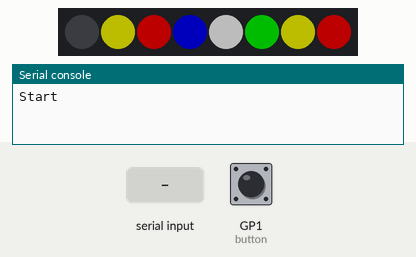
Bench run of a program on a simulated Raspberry Pi Pico running CircuitPython. Parts: 8 RGB LEDs in strip order, left to right, the last lines printed to the serial console. The test bench sets the inputs (shaded band); at power-on: GP1 (button) HIGH. Dim RGB values are drawn brighter than linear.

Above: at 1.2 s.
1.3 s: GP1 (button) pulled LOW for 0.15 s
At 1.37 s:
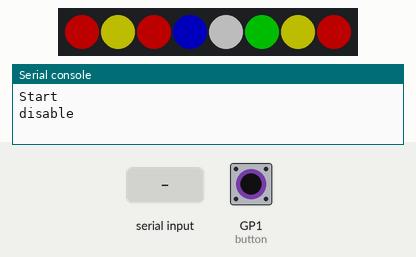
2.9 s: "1" typed at the serial console, then Enter
At 3.3 s:
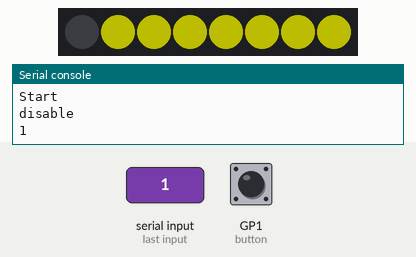
4.4 s: "0" typed at the serial console, then Enter
At 5.6 s:
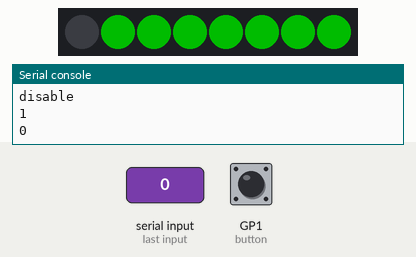
5.9 s: GP1 (button) pulled LOW for 1 s
At 6.5 s:
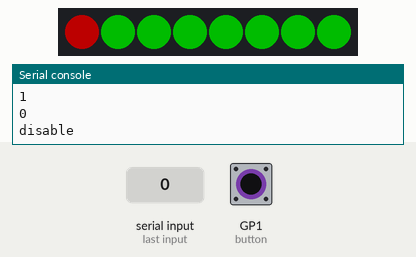
8.4 s: GP1 (button) pulled LOW for 3.2 s
At 12.0 s:
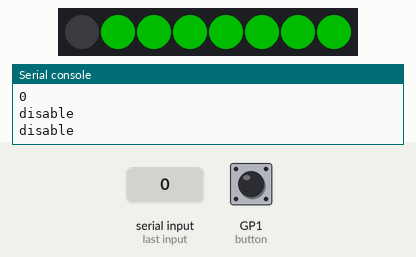
Timing chart, 0 to 13.5 s (numbered marks = the images above; inputs shaded):
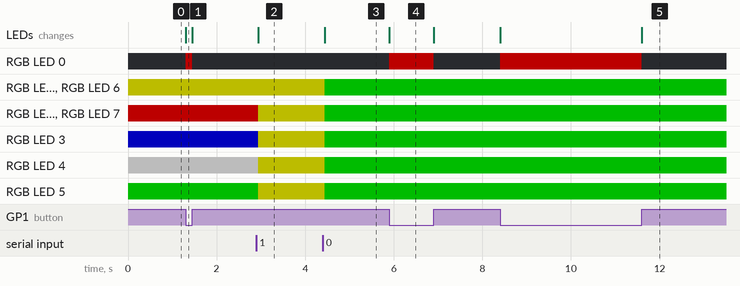

Measured:
- after the input at 1.3 s, RGB LED 0: off → RGB(76, 0, 0) at once, → off 0.15 s later; the LEDs: change at once (image 1)
- after the input at 2.9 s, RGB LED 2, RGB LED 7: RGB(76, 0, 0) → RGB(76, 76, 0) at once; RGB LED 3: RGB(0, 0, 76) → RGB(76, 76, 0) at once; RGB LED 4: RGB(76, 76, 76) → RGB(76, 76, 0) at once; RGB LED 5: RGB(0, 76, 0) → RGB(76, 76, 0) at once; the LEDs: change at once (image 2)
- after the input at 4.4 s, RGB LED 1–7: RGB(76, 76, 0) → RGB(0, 76, 0) at once; the LEDs: change at once (image 3)
- after the input at 5.9 s, RGB LED 0: off → RGB(76, 0, 0) at once, → off 1.0 s later; the LEDs: change at once (image 4)
- after the input at 8.4 s, RGB LED 0: off → RGB(76, 0, 0) at once, → off 3.2 s later; the LEDs: first change at once (image 5 shows a later state)

The program:

codeOrginal.py
```python
import board
import neopixel
import time
import digitalio
import busio
import supervisor


def rgbFill():
    for i in range(1,num_pixels):
        pixels[i] = colors[i % len(colors)]
    pixels.show()


def update(switch):
    if switch:
        pixels[0] = RED
    else:
        pixels[0] = 0
    pixels.show()


def fill(color):
    for i in range(1, num_pixels):
        pixels[i] = color
    pixels.show()


print("Start")
# Update this to match the number of NeoPixel LEDs connected to your board.
num_pixels = 8
RED = (255, 0, 0)
GREEN = (0, 255, 0)
BLUE = (0, 0, 255)
YELLOW = (255, 255, 0)
WHITE = (255, 255, 255)
colors = [GREEN, YELLOW, RED, BLUE, WHITE]
pixels = neopixel.NeoPixel(board.GP0, num_pixels)
pixels.brightness = 0.3
button = digitalio.DigitalInOut(board.GP1)
button.direction = digitalio.Direction.INPUT
button.pull = digitalio.Pull.UP
lastButton = False
rgbFill()
while True:
    switch = not button.value
    update(switch)
    if switch and not lastButton:
        print("disable")
        time.sleep(.1)
    lastButton = switch
    if supervisor.runtime.serial_bytes_available:
        try:
            value = int(input().strip())
        except:
            continue
        if value == -1:  # Connected to getBattery.py
            rgbFill()
        if value == -2:  # Connected to Robot
            fillBlue()
        if value >= 0 and value < len(colors):
            fill(colors[int(value)])
```
